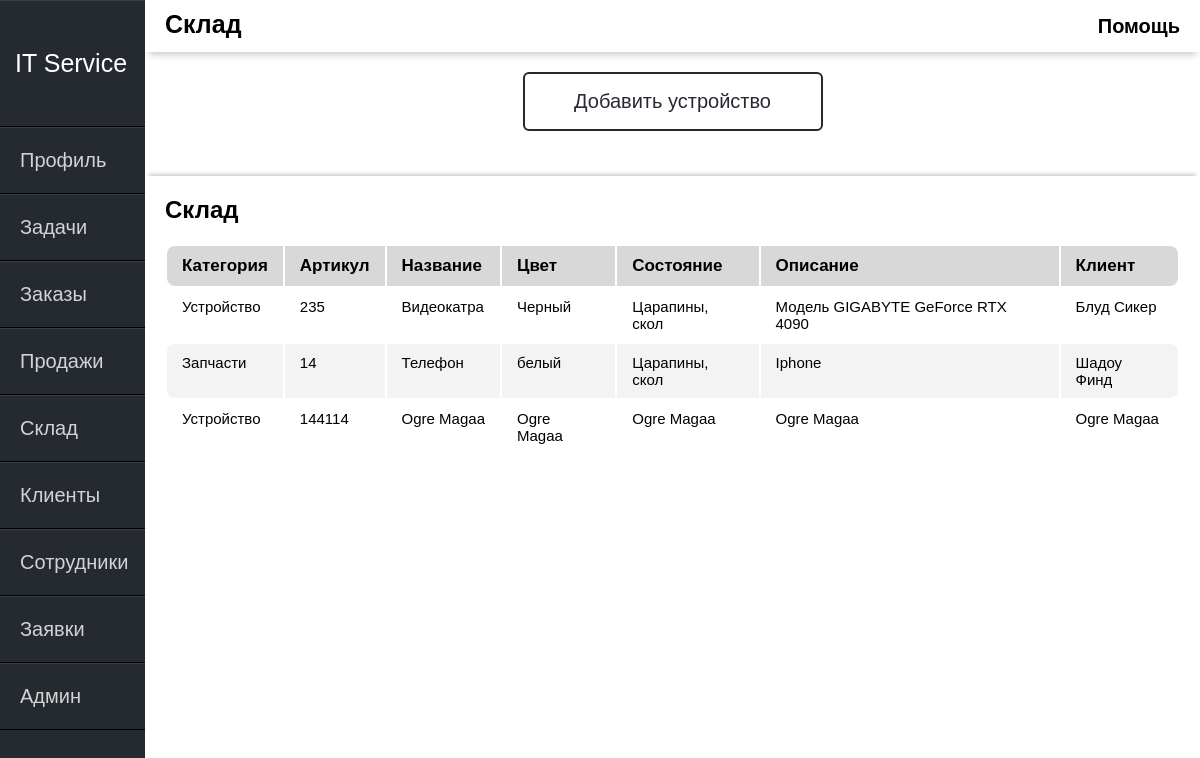
/inventory/ (signed in), run on an earlier commit of the app's database.
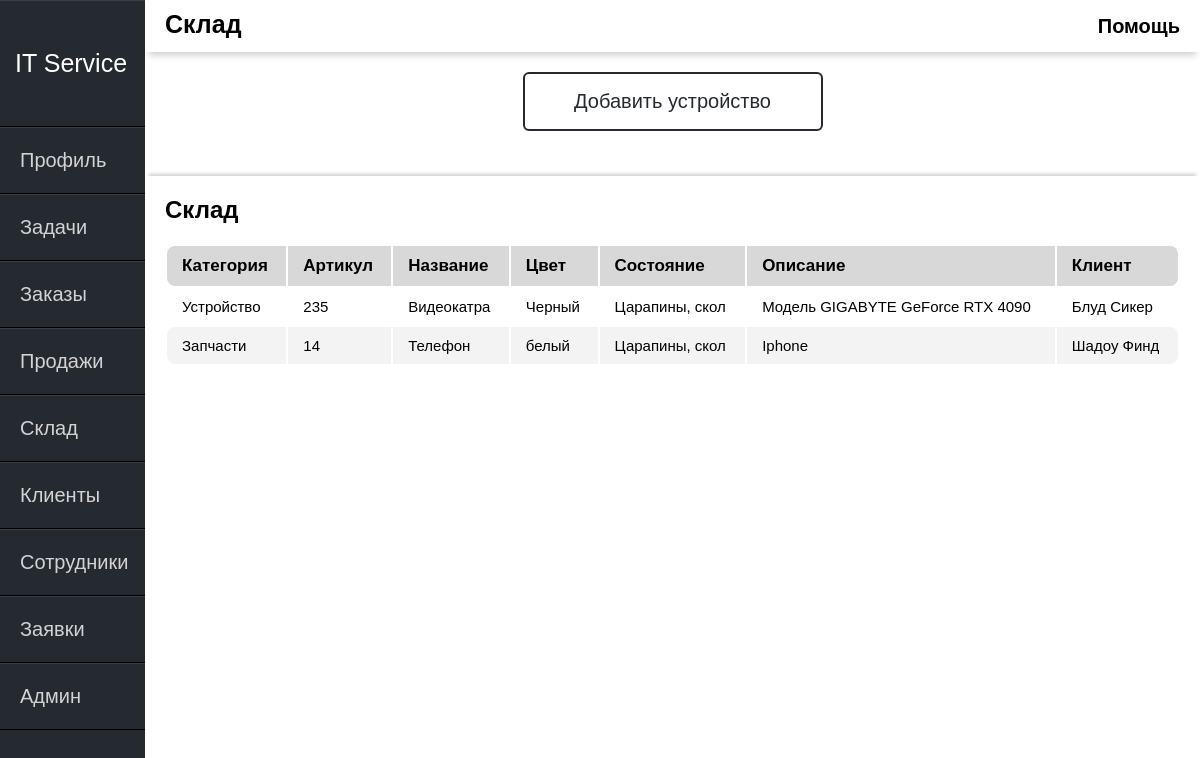
And on a later commit of the database.
### itservice/models.py (models this page shows, shortened)
class inventory(models.Model):
    Type = (
        ('Устройство', 'Устройство'),
        ('Запчасти', 'Запчасти')
    )
    inventory_type = models.CharField(max_length=15, choices=Type,
                                      default='Устройство', verbose_name="Категория")
    inventory_article = models.IntegerField(verbose_name="Артикул")
    inventory_name = models.CharField(max_length=50, verbose_name="Название")
    inventory_color = models.CharField(max_length=40, verbose_name="Цвет")
    inventory_condition = models.CharField(max_length=100, verbose_name="Состояние")
    inventory_description = models.CharField(max_length=1000, verbose_name="Описание")
    inventory_client = models.ForeignKey(client, on_delete=models.PROTECT, null=True, verbose_name="Клиент")
    class Meta:
        verbose_name = "Склад"
        verbose_name_plural = "Склад"

class client(models.Model):
    Type = (
        ('Компания', 'Компания'),
        ('Физ.Лицо', 'Физ.Лицо')
    )
    Found = (
        ('Знакомые', 'Знакомые'),
        ('Интернет', 'Интернет'),
        ('Реклама', 'Реклама')
    )
    client_type = models.CharField(max_length=15, choices=Type,
                                   default='Физ.лицо', verbose_name="Тип клиента")
    client_name = models.CharField(max_length=50, verbose_name="Имя клиента")
    client_phone = models.CharField(max_length=40, verbose_name="Номер телефона")
    client_email = models.CharField(max_length=100, verbose_name="Email")
    client_address = models.CharField(max_length=50, verbose_name="Адрес")
    client_found = models.CharField(max_length=15, choices=Found, default='Знакомые',
                                    verbose_name="Откуда клиент узнал о нас?")
    def __str__(self):
        return self.client_name
    class Meta:
        verbose_name = "Клиент"
        verbose_name_plural = "Клиент"

### itservice/views.py (the view)
# urls.py: path('inventory/', views.Inventory, name="inventory"),
def Inventory(request):
    if request.method == 'POST':
        form_invent = AddInventFrom(request.POST)
        if form_invent.is_valid():
            form_invent.save()
            return redirect('inventory')
    else:
        form_invent = AddInventFrom()
    invent = inventory.objects.all()
    return render(request, 'itservice/inventory.html', {'invent': invent, 'form': form_invent})

### itservice/templates/itservice/inventory.html (shortened to what this page needs)
{% extends 'itservice/main.html' %}
{% block content %}
<div class="header-name">
    Склад
</div>
 <div class="help">
    <span class="tooltip" data-title="Это склад товаров.Размещайте продукты на складе,
     чтобы организовать свои запасы, отслеживать уровень запасов и
     автоматизировать процессы управления.">Помощь</span>
 </div>
{% endblock %}
{% block content1 %}
<div class="main-window">
    <button class="btn" id="open">Добавить устройство</button>
<div class="ok"></div>
    <div class="warpper">
        <div class="panels">
            <div class="panel-title">Склад</div>
            <table class="table">
                <thead>
                <tr>
                    <th>Категория</th>
                    <th>Артикул</th>
                    <th>Название</th>
                    <th>Цвет</th>
                    <th>Состояние</th>
                    <th>Описание</th>
                    <th>Клиент</th>
                </tr>
                </thead>
                <tbody>
                {% for i in invent%}
                <tr>
                    <td>{{i.inventory_type}}</td>
                    <td>{{i.inventory_article}}</td>
                    <td>{{i.inventory_name}}</td>
                    <td>{{i.inventory_color}}</td>
                    <td>{{i.inventory_condition}}</td>
                    <td>{{i.inventory_description}}</td>
                    <td>{{i.inventory_client}}</td>
                </tr>
                {% endfor %}
                </tbody>
            </table>
        </div>
    </div>
</div>
{% endblock %}

What changed in the data, as far as the page shows it:
removed inventory: inventory_type "Устройство", inventory_article "144114", inventory_name "Ogre Magaa", inventory_color "Ogre Magaa", inventory_condition "Ogre Magaa", inventory_description "Ogre Magaa", inventory_client "Ogre Magaa"
